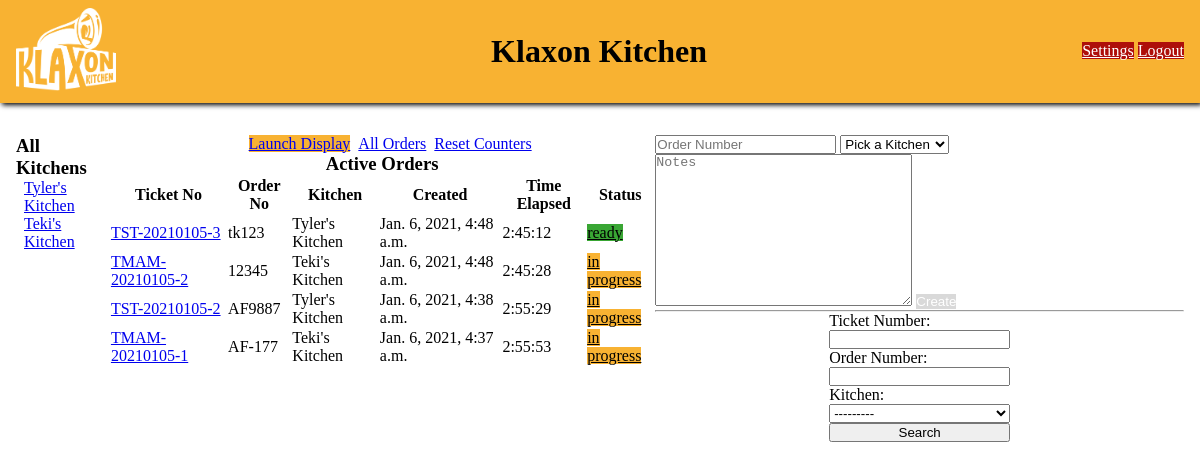
The page /klaxonKitchen on the database its author committed.
### kitchens/models.py (models this page shows)
class Kitchen(models.Model):
    name = models.CharField(max_length=255)
    designation_id = models.CharField(max_length=255)
    daily_order_count = models.IntegerField(default=0)
    created_at = models.DateTimeField(auto_now_add=True)
    updated_at = models.DateTimeField(auto_now=True)
    objects = KitchenManager()
    def __str__ (self):
        return self.name

class Order(models.Model):
    ticket_num = models.CharField(max_length=255, default="0000")
    order_num = models.CharField(max_length=255)
    notes = models.TextField()
    status = models.CharField(max_length=255)
    kitchen = models.ForeignKey(Kitchen, related_name="orders", on_delete=models.PROTECT)
    created_at = models.DateTimeField(auto_now_add=True)
    updated_at = models.DateTimeField(auto_now=True)
    objects = OrderManager()

### kitchens/views.py (the view)
# urls.py: path('', views.dashboard, name="home"),
def dashboard(request):
    allKitchens = Kitchen.objects.all()
    allOrders = Order.objects.order_by("-id").all()
    myFilter = OrderFilter(request.GET, queryset=allOrders)
    allOrders = myFilter.qs
    context = {
        'allKitchens': allKitchens,
        'allOrders': allOrders,
        'myFilter': myFilter
    }
    return render(request, 'dashboard.html', context)

### kitchens/context_processors.py (called while the page is built)
def global_context(request):
    try:
        activeUserId = request.session["active_user_id"]
        activeUser = User.objects.get(id=activeUserId)
        conext = {
            'activeUser': activeUser
        }
        return conext
    except:
        return HttpResponse("02")

### kitchens/templates/dashboard.html (shortened to what this page needs)
{% extends "base.html" %}
{% block content %}
    <div class="body-content">
        <div class="row dflex justify-evenly">
            <div class="two columns dflex-col center left-col">
                <h3>All Kitchens</h3>
                <ul>
                    {% for kitchen in allKitchens %}
                        <li>
                            <a href="{% url 'klaxonKitchen:kitchen' kitchen.id %}" class="button">{{ kitchen.name }}</a>
                        </li>
                    {% endfor %}
                </ul>
            </div>
            <div class="six columns dflex-col center">
                <ul class="menuBar">
                    <li>
                        <a href="{% url 'klaxonKitchen:display_screen' %}" class="button yellow" target="_blank">Launch Display</a>
                    </li>
                    <li>
                        <a href="{% url 'klaxonKitchen:all_orders' %}" class="button">All Orders</a>
                    </li>
                    <li>
                        <a href="{% url 'klaxonKitchen:reset_counters' %}" class="button">Reset Counters</a>
                    </li>
                </ul>
                <h3>Active Orders</h3>
                <table>
                    <thead>
                        <tr>
                            <th>Ticket No</th>
                            <th>Order No</th>
                            <th>Kitchen</th>
                            <th>Created</th>
                            <th>Time Elapsed</th>
                            <th>Status</th>
                        </tr>
                    </thead>
                    <tbody>
                        {% for order in allOrders %}
                            {% if order.status != 'done' %}
                                <tr>
                                    <td>
                                        <a href="{% url 'klaxonKitchen:order_details' order.id %}">
                                            {{ order.ticket_num }}</a>
                                    </td>
                                    <td>{{ order.order_num }}</td>
                                    <td>{{ order.kitchen.name }}</td>
                                    <td>
                                        <span class="time_created" data-timeinseconds="{{ order.created_at.timestamp }}" ">{{ order.created_at }}</span>
                                    </td>
                                    <td>
                                        <span class="time_elapsed"></span>
                                    </td>
                                    <td>
                                        <a href="{% url 'klaxonKitchen:update_order_status' order.id %}" class="button statBtn">{{ order.status }}</a>
                                    </td>
                                </tr>
                            {% endif %}
                        {% endfor %}
                    </tbody>
                </table>
            </div>
            <div class="three columns dflex-col center right-col">
                <form action="{% url 'klaxonKitchen:add_order' %}" method="POST">
                    <input type="text" name="orderNum" id="orderNum" placeholder="Order Number">
                        <select name="kitchen_id" id="kitchenOption" value="aaa">
                            <option disabled="disabled" selected="selected" hidden="hidden" value="None">Pick a Kitchen</option>
                        </select>
                        <textarea name="notes" class="u-full-width" id="orderNotes" cols="30" rows="10" placeholder="Notes"></textarea>
                        <button class="button-chief u-full-width orderFormBtn disabled" disabled>Create</button>
                    </form>
                    <hr/>
                    <form class="myFilter-col">
                        {{ myFilter.form }}
                        <button>Search</button>
                    </form>
                </div>
            </div>
        </div>
    {% endblock content %}

### kitchens/templates/base.html (shortened to what this page needs)
<!DOCTYPE html>
<html lang="en">
    <head>
        {% load static %}
        <link rel="stylesheet" href="https://cdnjs.cloudflare.com/ajax/libs/skeleton/2.0.4/skeleton.min.css"/>
        <link rel="stylesheet" href="{% static 'css/base.css' %}">
    </head>
    <body>
        {% include "navBar.html" %}
        {% block content %}{% endblock content %}
    </body>
</html>

### kitchens/templates/navBar.html
{% block nav %}
    <div class="navbar">
        <a href="{% url 'klaxonKitchen:home' %}">
            <img src="../static/img/Klaxon-Logo-Web-White.png" alt="Klaxon logo"/></a>
        <h1>Klaxon Kitchen</h1>
        <div class="btns">
            <a class="button button-chief" href="{% url 'klaxonKitchen:settings' %}">Settings</a>
            <a class="button button-chief" href="{% url 'login:logout' %}">Logout</a>
        </div>
    </div>
{% endblock %}

### kitchens/static/css/base.css (style rules this page uses)
* { margin: 0; padding: 0; box-sizing: border-box; }
hr { height: 1px; width: 100%; }
.navbar { padding: 0.5em 1em; display: flex; justify-content: space-between; align-items: center; background: #f8b232; box-shadow: 2px 2px 5px black; }
.navbar img { width: 100px; }
.menuBar { display: flex; }
.menuBar, ul { list-style-type: none; }
.menuBar, li { margin-left: 0.5em; }
.body-content { padding: 0 1em; margin-top: 2em; }
.myFilter-col { display: flex; flex-flow: column nowrap; }
.button-chief { background: #ae0f0a; color: white; border: 0; }
.stat-in-progress { background: #f8b232; color: black; }
.stat-ready { background: #39a634; color: black; }
.disabled { background: rgba(202, 202, 202, 0.719); }
.dflex { display: flex; }
.dflex-col { display: flex; flex-direction: column; }
.justify-evenly { justify-content: space-evenly; }
.center { align-items: center; }
.row { width: 100%; }
.yellow { background: #f8b232; }

### rows shown on the page
Kitchen: name "Tyler's Kitchen"
Kitchen: name "Teki's Kitchen"
Order: ticket_num "TST-20210105-3", order_num "tk123", kitchen.name "Tyler's Kitchen", created_at "Jan. 6, 2021, 4:48 a.m.", status "ready"
Order: ticket_num "TMAM-20210105-2", order_num "12345", kitchen.name "Teki's Kitchen", created_at "Jan. 6, 2021, 4:48 a.m.", status "in progress"
Order: ticket_num "TST-20210105-2", order_num "AF9887", kitchen.name "Tyler's Kitchen", created_at "Jan. 6, 2021, 4:38 a.m.", status "in progress"
Order: ticket_num "TMAM-20210105-1", order_num "AF-177", kitchen.name "Teki's Kitchen", created_at "Jan. 6, 2021, 4:37 a.m.", status "in progress"
